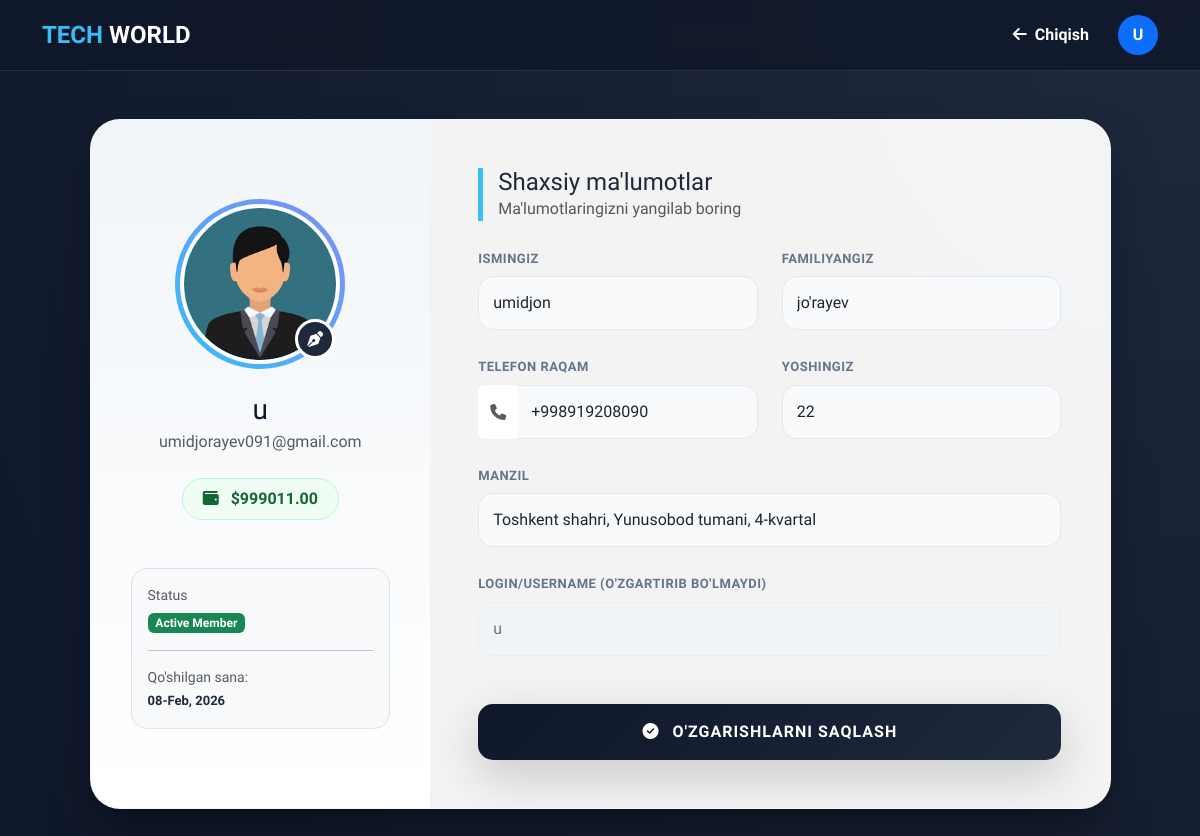
The app's page /auth/profile/ (signed in), older data.
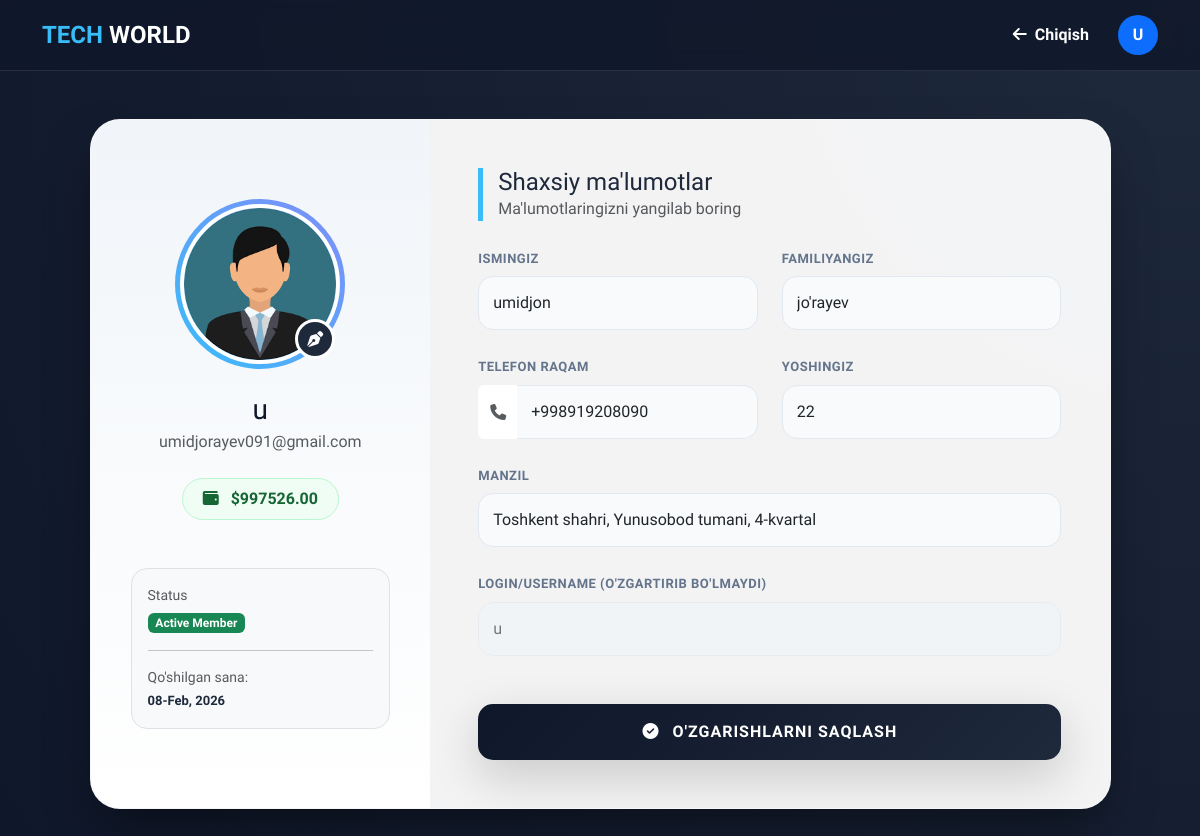
The same page, newer data.
### users/models.py (models this page shows, shortened)
class User(AbstractUser):
    class Role(models.TextChoices):
        ADMIN = "ADMIN", "Admin"
        USER = "USER", "User"
    role = models.CharField(max_length=20, choices=Role.choices, default=Role.USER)
    phone = models.CharField(max_length=13, null=True, blank=True)
    email = models.EmailField(unique=True, null=True, blank=True)
    image = models.ImageField(upload_to="user_images/",null=True, blank=True)
    address = models.CharField(max_length=50, null=True, blank=True)
    age = models.IntegerField(null=True, blank=True)
    balance = models.DecimalField(max_digits=10, decimal_places=2, null=True, blank=True)

### users/views.py (the view, shortened to what this page needs)
# urls.py: path('profile/',views.ProfileView.as_view(),name='profile'),
class ProfileView(LoginRequiredMixin, View):
    def get(self, request):
        return render(request, 'auth/profile.html')

### templates/auth/profile.html (shortened to what the changed rows need)
<!DOCTYPE html>
<html lang="uz">
<head>
    <link href="https://cdn.jsdelivr.net/npm/bootstrap@5.3.0/dist/css/bootstrap.min.css" rel="stylesheet">
    <link rel="stylesheet" href="https://cdnjs.cloudflare.com/ajax/libs/font-awesome/6.4.0/css/all.min.css">
</head>
<body>
    <nav class="navbar navbar-expand-lg sticky-top">
        <div class="container">
            <div class="d-flex align-items-center">
                <a href="{% url 'index' %}" class="btn btn-link text-white text-decoration-none fw-bold me-3">
                    <i class="fas fa-arrow-left me-2"></i>Chiqish
                </a>
                <div class="bg-primary rounded-circle d-flex align-items-center justify-content-center text-white" style="width: 40px; height: 40px; font-weight: 800;">
                    {{ user.username|first|upper }}
                </div>
            </div>
        </div>
    </nav>
    <div class="container py-5">
        <div class="row justify-content-center">
            <div class="col-xl-11">
                <div class="profile-card">
                    <form method="POST" enctype="multipart/form-data">
                        <div class="row g-0">
                            <div class="col-lg-4 avatar-section text-center">
                                <div class="avatar-wrapper mb-4">
                                    {% if user.image %}
                                        <img src="{{ user.image.url }}" class="user-avatar" id="avatarPreview">
                                    {% else %}
                                        <img src="https://api.dicebear.com/7.x/avataaars/svg?seed={{user.username}}" class="user-avatar" id="avatarPreview">
                                    {% endif %}
                                    <label for="imageUpload" class="camera-btn">
                                        <i class="fas fa-pen-nib"></i>
                                    </label>
                                </div>
                                <h3 class="fw-800 mb-1" style="color: #0f172a;">{{ user.username }}</h3>
                                <p class="text-muted mb-4">{{ user.email }}</p>
                                <div class="balance-pill">
                                    <i class="fas fa-wallet me-2"></i> ${{ user.balance|default:"0.00" }}
                                </div>
                                <div class="mt-5 p-3 rounded-4 bg-light w-100 border text-start">
                                    <small class="text-muted d-block mb-1">Status</small>
                                    <span class="badge bg-success">Active Member</span>
                                    <hr>
                                    <small class="text-muted d-block">Qo'shilgan sana:</small>
                                    <strong style="font-size: 13px;">{{ user.date_joined|date:"d-M, Y" }}</strong>
                                </div>
                            </div>
                            <div class="col-lg-8 p-4 p-md-5">
                                <div class="row g-4">
                                    <div class="col-md-6">
                                        <label class="form-label">Ismingiz</label>
                                        <input type="text" name="first_name" class="form-control" value="{{ user.first_name }}" placeholder="Ism kiriting">
                                    </div>
                                    <div class="col-md-6">
                                        <label class="form-label">Familiyangiz</label>
                                        <input type="text" name="last_name" class="form-control" value="{{ user.last_name }}" placeholder="Familiya kiriting">
                                    </div>
                                    <div class="col-md-6">
                                        <div class="input-group">
                                            <span class="input-group-text border-0 bg-white"><i class="fas fa-phone text-muted"></i></span>
                                            <input type="text" name="phone" class="form-control border-start-0" value="{{ user.phone|default:'' }}" placeholder="+998 90 123 45 67">
                                        </div>
                                    </div>
                                    <div class="col-md-6">
                                        <label class="form-label">Yoshingiz</label>
                                        <input type="number" name="age" class="form-control" value="{{ user.age|default:'' }}" placeholder="Masalan: 25">
                                    </div>
                                    <div class="col-md-12">
                                        <label class="form-label">Manzil</label>
                                        <input type="text" name="address" class="form-control" value="{{ user.address|default:'' }}" placeholder="Shahar, tuman, ko'cha...">
                                    </div>
                                    <div class="col-md-12">
                                        <label class="form-label">Login/Username (O'zgartirib bo'lmaydi)</label>
                                        <input type="text" class="form-control" value="{{ user.username }}" disabled style="opacity: 0.6; cursor: not-allowed; background: #f1f5f9;">
                                    </div>
                                </div>
                            </div>
                        </div>
                    </form>
                </div>
            </div>
        </div>
    </div>
</body>
</html>

Row changes from the older to the newer data that the page shows:
changed User "umidjorayev091@gmail.com": balance "999011.00" → "997526.00"
